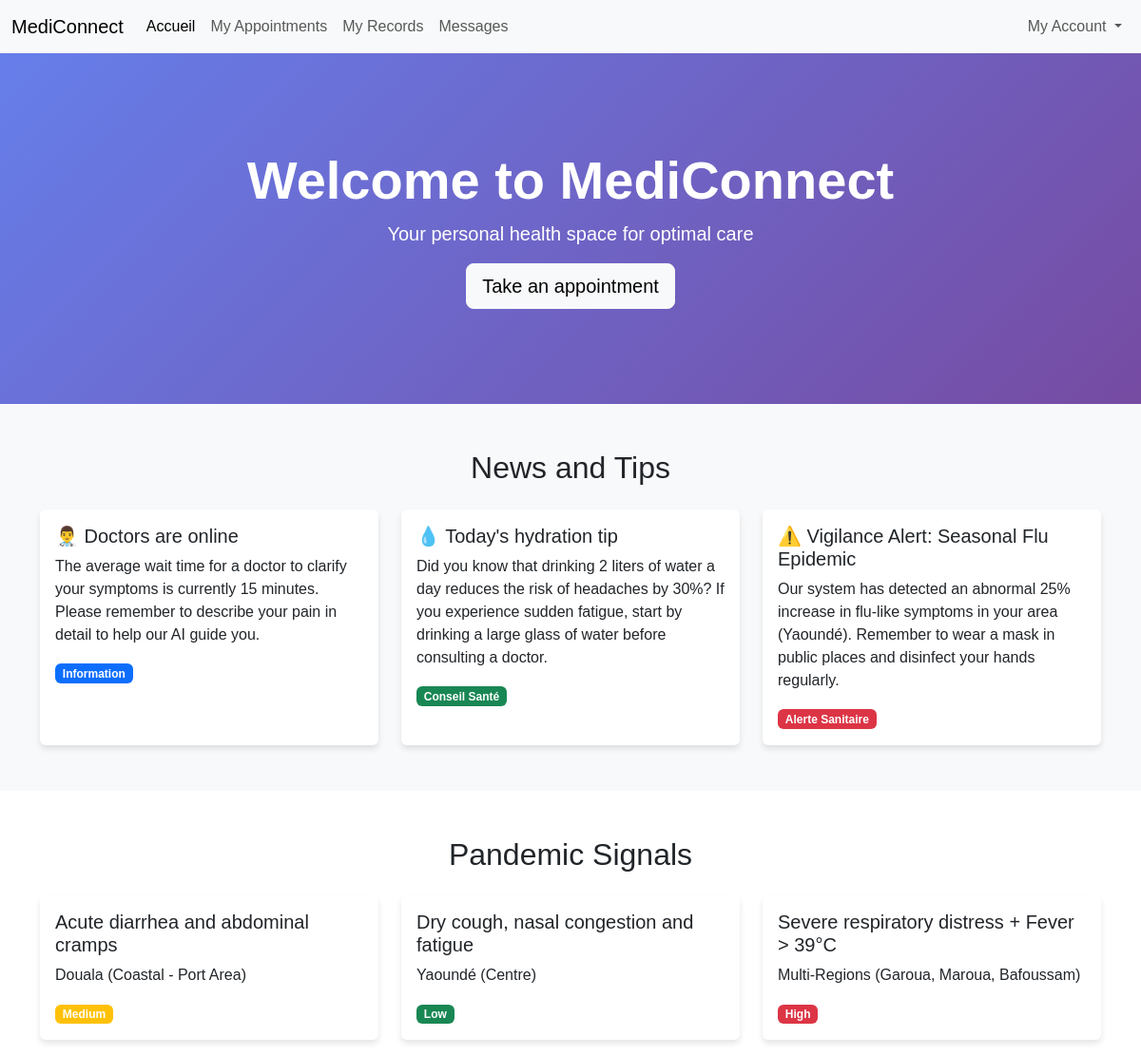
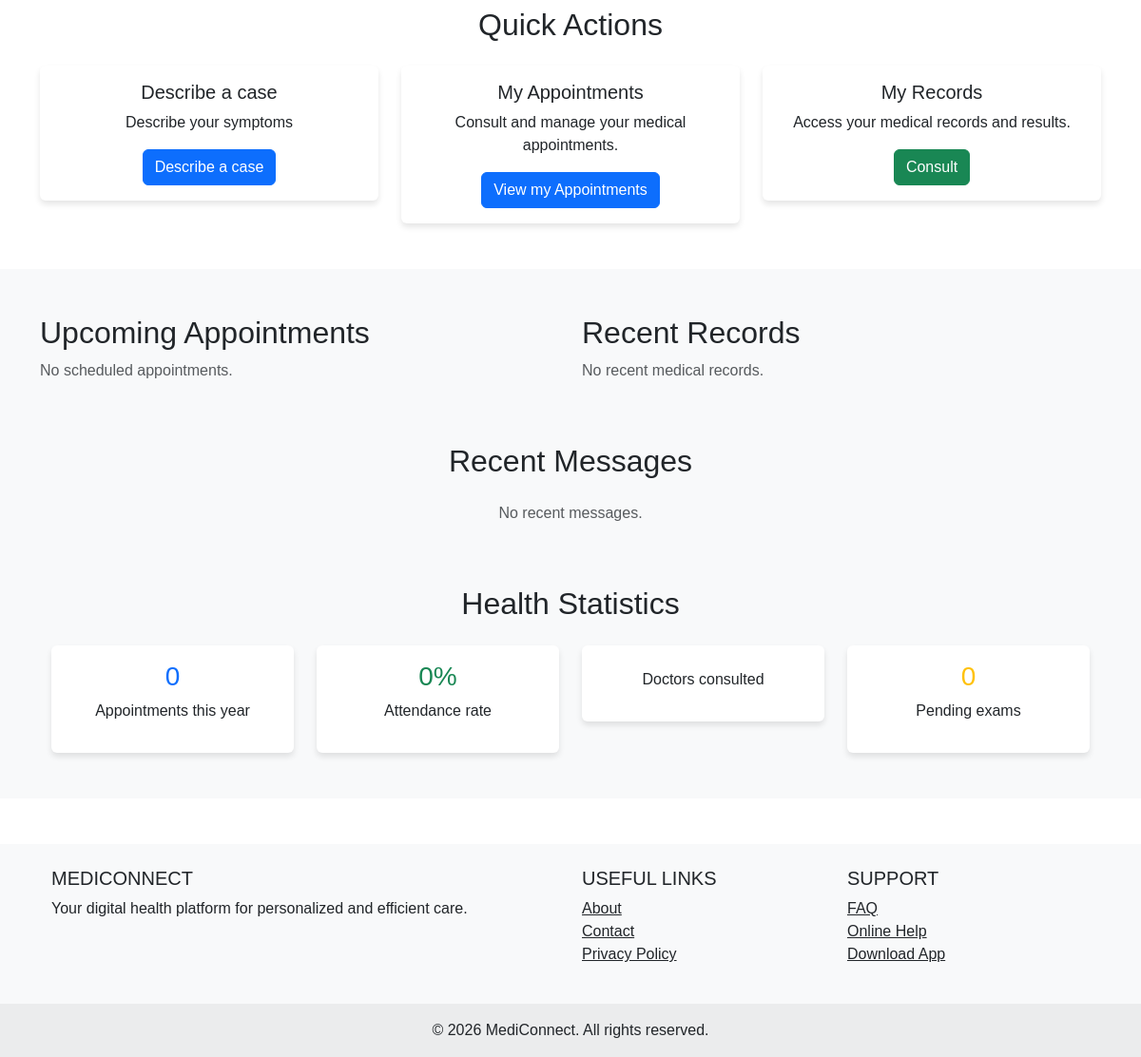
/ (signed in), run on the app's committed database (2 pictures, top to bottom).
### MediConnect/models.py (models this page shows, shortened)
class DashboardInfo(models.Model):
    title = models.CharField(max_length=200, verbose_name="Titre de l'annonce")
    content = models.TextField(verbose_name="Message ou Conseil du jour")
    category = models.CharField(
        max_length=50,
        choices=[('INFO', 'Information'), ('TIP', 'Conseil Santé'), ('ALERT', 'Alerte Sanitaire')],
        default='INFO'
    )
    is_active = models.BooleanField(default=True, verbose_name="Afficher sur l'accueil")
    created_at = models.DateTimeField(auto_now_add=True)
    class Meta:
        verbose_name = "Info Accueil"
        verbose_name_plural = "Infos Accueil"

class PandemicSignal(models.Model):
    id = models.CharField(max_length=36, primary_key=True, default=generate_uuid_pk, editable=False)
    symptom_type = models.CharField(max_length=100)
    region = models.CharField(max_length=100)
    occurrence_count = models.PositiveIntegerField()
    alert_level = models.CharField(max_length=20, default="Low")
    last_detected = models.DateTimeField(auto_now=True)

### MediConnect/views.py (the view)
# urls.py: path('',patient_index,name='patient_index'),
def patient_index(request):
    today = timezone.now().date()
    dashboard_infos = DashboardInfo.objects.filter(is_active=True).order_by('-created_at')
    upcoming_appointments = Appointment.objects.filter(status='SCHEDULED',patient=request.user, date__gte=today).order_by('date', 'time')[:5]
    recent_records = MedicalRecord.objects.all().filter(patient=request.user).order_by('-date')[:3]
    recent_messages = Message.objects.all().filter(sender=request.user,receiver=request.user).order_by('-created_at')[:5]
    pandemic_signals = PandemicSignal.objects.all().order_by('-last_detected')[:5]
    try:
        appointments_this_year = Appointment.objects.filter(patient=request.user, date__year=today.year).count()
        attendance_rate = appointments_this_year / Appointment.objects.filter(patient=request.user).count() * 100
        doctors = Appointment.objects.filter(patient=request.user).values('doctor').distinct()
        pending_exams = MedicalRecord.objects.filter(patient=request.user).count()
    except ZeroDivisionError:
        attendance_rate = 0
        appointments_this_year = 0
        doctors = 0
        pending_exams = 0
    context = {
        'dashboard_infos': dashboard_infos,
        'upcoming_appointments': upcoming_appointments,
        'recent_records': recent_records,
        'recent_messages': recent_messages,
        'pandemic_signals': pandemic_signals,
        'appointments_this_year': appointments_this_year,
        'attendance_rate': attendance_rate,
        'doctors': doctors,
        'pending_exams': pending_exams,
    }
    return render(request, 'MediConnect/index.html', context)

### MediConnect/models.py (called while the page is built)
def generate_uuid_pk():
    return str(uuid.uuid4())

    def save(self, *args, **kwargs):
        if self.is_primary and self.user:
            Device.objects.filter(user=self.user, is_primary=True).exclude(pk=self.pk).update(is_primary=False)
        if self.user_id and self.session_key:
            self.session_key = None
        super().save(*args, **kwargs)
        if self.user and not self.is_primary and not Device.objects.filter(
            user=self.user, is_primary=True
        ).exclude(pk=self.pk).exists():
            self.is_primary = True
            self.save(update_fields=['is_primary'])

### MediConnect/templates/MediConnect/index.html (shortened to what this page needs)
{% extends "base.html" %}
{% block content %}
<section class="hero-section">
    <div class="container text-center">
        <h1 class="display-4 fw-bold">Welcome to MediConnect</h1>
        <p class="lead">Your personal health space for optimal care</p>
        <a href="{% url 'appointment' %}" class="btn btn-light btn-lg">Take an appointment</a>
    </div>
</section>
{% if dashboard_infos %}
<section class="py-5 bg-light">
    <div class="container">
        <div class="row">
            <div class="col-lg-12">
                <h2 class="text-center mb-4">News and Tips</h2>
                <div class="row g-4">
                    {% for info in dashboard_infos %}
                    <div class="col-md-6 col-lg-4">
                        <div class="card h-100">
                            <div class="card-body">
                                <h5 class="card-title">{{ info.title }}</h5>
                                <p class="card-text">{{ info.content }}</p>
                                <span class="badge
                                    {% if info.category == 'INFO' %}bg-primary
                                    {% elif info.category == 'TIP' %}bg-success
                                    {% elif info.category == 'ALERT' %}bg-danger
                                    {% endif %}">
                                    {{ info.get_category_display }}
                                </span>
                            </div>
                        </div>
                    </div>
                    {% endfor %}
                </div>
            </div>
        </div>
    </div>
</section>
{% endif %}
<section class="py-5">
    <div class="container">
        <div class="row">
            <div class="col-lg-12 mx-auto">
                {% if pandemic_signals %}
                <h2 class="text-center mb-4">Pandemic Signals</h2>
                <div class="row g-4">
                    {% for signal in pandemic_signals %}
                    <div class="col-md-6 col-lg-4">
                        <div class="card h-100">
                            <div class="card-body">
                                <h5 class="card-title">{{ signal.symptom_type }}</h5>
                                <p class="card-text">{{ signal.region }}</p>
                                <span class="badge
                                    {% if signal.alert_level == 'Low' %}bg-success
                                    {% elif signal.alert_level == 'Medium' %}bg-warning
                                    {% elif signal.alert_level == 'High' %}bg-danger
                                    {% endif %}">
                                    {{ signal.alert_level }}
                                </span>
                            </div>
                        </div>
                    </div>
                    {% endfor %}
                </div>
                {% endif %}
                <h2 class="text-center mb-4 mt-4">Quick Actions</h2>
                <div class="row g-4">
                    <div class="col-md-4">
                        <div class="card text-center">
                            <div class="card-body">
                                <h5 class="card-title">Describe a case</h5>
                                <p class="card-text">Describe your symptoms</p>
                                <a href="{% url 'submit_case' %}" class="btn btn-primary">Describe a case</a>
                            </div>
                        </div>
                    </div>
                    <div class="col-md-4">
                        <div class="card text-center">
                            <div class="card-body">
                                <h5 class="card-title">My Appointments</h5>
                                <p class="card-text">Consult and manage your medical appointments.</p>
                                <a href="{% url 'my_appointments' %}" class="btn btn-primary">View my Appointments</a>
                            </div>
                        </div>
                    </div>
                    <div class="col-md-4">
                        <div class="card text-center">
                            <div class="card-body">
                                <h5 class="card-title">My Records</h5>
                                <p class="card-text">Access your medical records and results.</p>
                                <a href="{% url 'my_records' %}" class="btn btn-success">Consult</a>
                            </div>
                        </div>
                    </div>
                </div>
            </div>
        </div>
    </div>
</section>
<section class="bg-light py-5">
    <div class="container">
        <div class="row">
            <div class="col-lg-6">
                <h2>Upcoming Appointments</h2>
                {% if upcoming_appointments %}
                <div class="list-group">
                    {% for appointment in upcoming_appointments %}
                    <a href="#" class="list-group-item list-group-item-action d-flex justify-content-between align-items-center">
                        <div>
                            <h6 class="mb-1">{{ appointment.doctor.first_name }} {{ appointment.doctor.last_name }} - {{ appointment.doctor.get_role_display }}</h6>
                            <p class="mb-1">{{ appointment.date|date:"d F Y" }} - {{ appointment.time|time:"H:i" }}</p>
                            {% if appointment.notes %}
                            <small class="text-muted">{{ appointment.notes|truncatechars:50 }}</small>
                            {% endif %}
                        </div>
                        <span class="badge bg-primary rounded-pill">Dans {{ appointment.date|timeuntil }}</span>
                    </a>
                    {% endfor %}
                </div>
                {% else %}
                <p class="text-muted">No scheduled appointments.</p>
                {% endif %}
            </div>
            <div class="col-lg-6">
                <h2>Recent Records</h2>
                {% if recent_records %}
                <div class="list-group">
                    {% for record in recent_records %}
                    <div class="list-group-item">
                        <h6 class="mb-1">{{ record.diagnosis }}</h6>
                        <p class="mb-1">{{ record.date|date:"d F Y" }} - {{ record.doctor.first_name }} {{ record.doctor.last_name }}</p>
                        {% if record.treatment %}
                        <small class="text-muted">Traitement: {{ record.treatment|truncatechars:50 }}</small>
                        {% endif %}
                    </div>
                    {% endfor %}
                </div>
                {% else %}
                <p class="text-muted">No recent medical records.</p>
                {% endif %}
            </div>
        </div>
<section class="py-5 bg-light">
    <div class="container">
        <div class="row">
            <div class="col-lg-12">
                <h2 class="text-center mb-4">Recent Messages</h2>
                {% if recent_messages %}
                <div class="row g-4">
                    {% for message in recent_messages %}
                    <div class="col-md-6 col-lg-4">
                        <div class="card {% if not message.is_read %}border-primary{% endif %}">
                            <div class="card-body">
                                <h6 class="card-title">{{ message.subject }}</h6>
                                <p class="card-text">{{ message.content|truncatechars:100 }}</p>
                                <small class="text-muted">De: {{ message.sender.first_name }} {{ message.sender.last_name }} - {{ message.created_at|date:"d F Y H:i" }}</small>
                                {% if not message.is_read %}
                                <span class="badge bg-primary">Nouveau</span>
                                {% endif %}
                            </div>
                        </div>
                    </div>
                    {% endfor %}
                </div>
                {% else %}
                <p class="text-center text-muted">No recent messages.</p>
                {% endif %}
            </div>
        </div>
    </div>
</section>
    <div class="container">
        <div class="row">
            <div class="col-lg-12">
                <h2 class="text-center mb-4">Health Statistics</h2>
                <div class="row text-center">
                    <div class="col-md-3">
                        <div class="card">
                            <div class="card-body">
                                <h3 class="text-primary">{{appointments_this_year}}</h3>
                                <p>Appointments this year</p>
                            </div>
                        </div>
                    </div>
                    <div class="col-md-3">
                        <div class="card">
                            <div class="card-body">
                                <h3 class="text-success">{{attendance_rate}}%</h3>
                                <p>Attendance rate</p>
                            </div>
                        </div>
                    </div>
                    <div class="col-md-3">
                        <div class="card">
                            <div class="card-body">
                                <p>Doctors consulted</p>
                            </div>
                        </div>
                    </div>
                    <div class="col-md-3">
                        <div class="card">
                            <div class="card-body">
                                <h3 class="text-warning">{{pending_exams}}</h3>
                                <p>Pending exams</p>
                            </div>
                        </div>
                    </div>
                </div>
            </div>
        </div>
    </div>
</section>
{% endblock %}

### MediConnect/templates/base.html (style rules this page uses)
body { font-family: Arial, sans-serif; }
.hero-section { background: linear-gradient(135deg, #667eea 0%, #764ba2 100%); color: white; padding: 100px 0; }
.card { border: none; box-shadow: 0 4px 6px rgba(0, 0, 0, 0.1); transition: transform 0.3s; }

### data on the page
DashboardInfo: title "👨‍⚕️ Doctors are online", content "The average wait time for a doctor to clarify your symptoms is currently 15 minutes. Please remember to describe your pain in detail to help our AI guide you.", category "Information"
DashboardInfo: title "💧 Today's hydration tip", content "Did you know that drinking 2 liters of water a day reduces the risk of headaches by 30%? If you experience sudden fatigue, start by drinking a large glass of water before consulting a doctor.", category "Conseil Santé"
DashboardInfo: title "⚠️ Vigilance Alert: Seasonal Flu Epidemic", content "Our system has detected an abnormal 25% increase in flu-like symptoms in your area (Yaoundé). Remember to wear a mask in public places and disinfect your hands regularly.", category "Alerte Sanitaire"
PandemicSignal: symptom_type "Acute diarrhea and abdominal cramps", region "Douala (Coastal - Port Area)", alert_level "Medium"
PandemicSignal: symptom_type "Dry cough, nasal congestion and fatigue", region "Yaoundé (Centre)", alert_level "Low"
PandemicSignal: symptom_type "Severe respiratory distress + Fever > 39°C", region "Multi-Regions (Garoua, Maroua, Bafoussam)", alert_level "High"

### other printed values
{{ appointments_this_year }} "0"
{{ attendance_rate }} "0"
{{ pending_exams }} "0"
